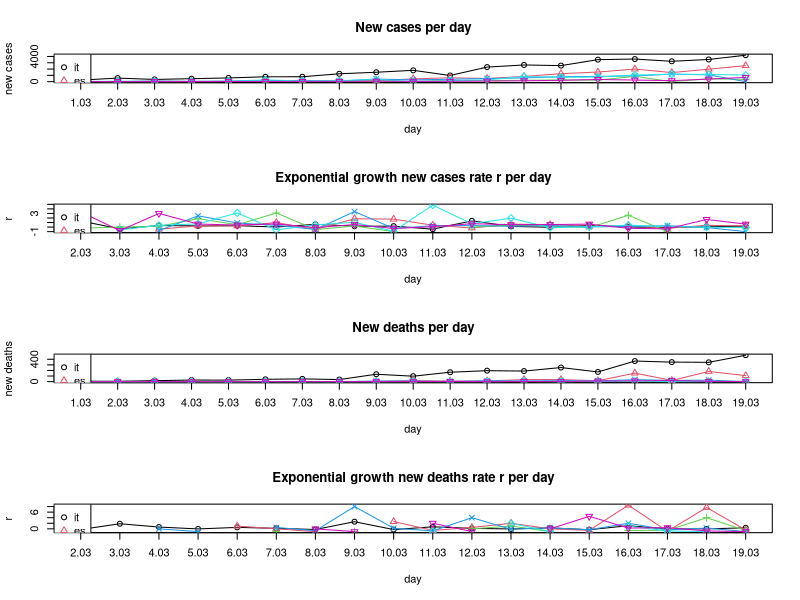

Here is the R script that generated this plot:
## Exponential growth
# y = a * (1 + r)^x
# a = initial value (the amount before measuring growth or decay)
# r = growth or decay rate (most often represented as a percentage and expressed as a decimal)
# x = number of time intervals that have passed
# (y/a)^(1/x) - 1 = r

BASE_DIR <- "~/covid-19/"
setwd(BASE_DIR)

## March: New confirmed covid-19 cases per day. Data taken from daily situation reports from the WHO website.
days <- c('01.03','02.03','03.03','04.03','05.03','06.03','07.03',
          '08.03','09.03','10.03','11.03','12.03','13.03','14.03',
          '15.03','16.03','17.03','18.03','19.03')
it <- c(240,561,347,466,587,769,778,1247,1492,1797,977,2313,2651,2547,3497,3590,3233,3526,4207)
es <- c(13,0,69,37,47,59,117,56,159,435,615,501,825,1266,1522,2000,1438,1987,2538)
ch <- c(8,6,6,7,20,30,123,55,68,0,159,154,213,267,234,841,0,450,353)
fr <- c(43,0,91,21,73,138,193,93,410,286,372,495,591,780,829,911,1193,1079,0)
de <- c(0,72,28,39,66,272,105,156,317,27,157,271,802,693,733,1043,1174,1144,1042)
uk <- c(3,13,3,12,20,29,49,43,67,46,50,87,134,208,342,251,152,407,672)
all_countries <- list(it,es,ch,fr,de,uk)

## March: New confirmed covid-19 deaths per day. Data taken from daily situation reports from the WHO website.
it_d <- c(8,6,17,28,27,41,49,37,132,97,168,196,189,252,173,368,349,345,473)
es_d <- c(0,0,0,0,1,2,2,0,5,18,8,12,36,36,16,152,21,182,107)
ch_d <- c(0,0,0,0,0,1,0,1,0,0,1,1,2,0,5,2,1,5,2)
fr_d <- c(0,0,1,1,0,2,3,1,9,11,3,15,13,18,12,36,21,27,0)
de_d <- c(0,0,0,0,0,0,0,0,0,2,0,1,3,0,2,4,1,0,0)
uk_d <- c(0,0,0,0,0,0,1,1,0,1,3,0,2,2,11,14,20,5,0)
all_countries_d <- list(it_d,es_d,ch_d,fr_d,de_d,uk_d)

## Computing exponential growth rates r
compute_r <- function(y, t, x){
  r <- c()
  for(i in 2:length(t)){
    new_r <- (y[i] / y[i-1])^(1/x) - 1
    if(abs(new_r) %in% c(Inf, NaN)) new_r <- NA
    r <- c(r, new_r)
  }
  return(r)
}

r_it <- compute_r(it, days, 1)
r_es <- compute_r(es, days, 1)
r_ch <- compute_r(ch, days, 1)
r_fr <- compute_r(fr, days, 1)
r_de <- compute_r(de, days, 1)
r_uk <- compute_r(uk, days, 1)
all_countries_r <- list(r_it,r_es,r_ch,r_fr,r_de,r_uk)

r_it_d <- compute_r(it_d, days, 1)
r_es_d <- compute_r(es_d, days, 1)
r_ch_d <- compute_r(ch_d, days, 1)
r_fr_d <- compute_r(fr_d, days, 1)
r_de_d <- compute_r(de_d, days, 1)
r_uk_d <- compute_r(uk_d, days, 1)
all_countries_r_d <- list(r_it_d,r_es_d,r_ch_d,r_fr_d,r_de_d,r_uk_d)

## Plotting
all_countries_names <- c('it','es','ch','fr','de','uk')
colors <- 1:length(all_countries_names)
pchs <- 1:length(all_countries_names)

pdf('figures/static-new-cases-with-growth-rate.pdf', height = 10, paper = 'a4')

par(mfrow=c(4,1))

# New cases per day
plot(days, unlist(all_countries[1]), main='New cases per day', type='o',
     ylim=c(0,max(unlist(all_countries),na.rm=T)),
     xaxt="n", col=colors[1], pch=pchs[1], ylab='new cases', xlab='day')
axis(1, at=days, labels=T)
for(i in 2:length(all_countries)){
  lines(days, unlist(all_countries[i]), type='o', col=colors[i], pch=pchs[i])
}
legend('topleft',legend=all_countries_names,col=colors,pch=pchs)

# Exponential growth new cases rate r per day
plot(days[-1], unlist(all_countries_r[1]), main='Exponential growth new cases rate r per day', type='o',
     ylim=c(min(unlist(all_countries_r),na.rm=T), max(unlist(all_countries_r),na.rm=T)),
     xaxt="n", col=colors[1], pch=pchs[1], ylab='r', xlab='day')
axis(1, at=days[-1], labels=T)
for(i in 2:length(all_countries_r)){
  lines(days[-1], unlist(all_countries_r[i]), type='o', col=colors[i], pch=pchs[i])
}
legend('topleft',legend=all_countries_names,col=colors,pch=pchs)


# New deaths per day
plot(days, unlist(all_countries_d[1]), main='New deaths per day', type='o',
     ylim=c(0,max(unlist(all_countries_d),na.rm=T)),
     xaxt="n", col=colors[1], pch=pchs[1], ylab='new deaths', xlab='day')
axis(1, at=days, labels=T)
for(i in 2:length(all_countries_d)){
  lines(days, unlist(all_countries_d[i]), type='o', col=colors[i], pch=pchs[i])
}
legend('topleft',legend=all_countries_names,col=colors,pch=pchs)

# Exponential growth new deaths rate r per day
plot(days[-1], unlist(all_countries_r_d[1]), main='Exponential growth new deaths rate r per day', type='o',
     ylim=c(min(unlist(all_countries_r_d),na.rm=T), max(unlist(all_countries_r_d),na.rm=T)),
     xaxt="n", col=colors[1], pch=pchs[1], ylab='r', xlab='day')
axis(1, at=days[-1], labels=T)
for(i in 2:length(all_countries_r_d)){
  lines(days[-1], unlist(all_countries_r_d[i]), type='o', col=colors[i], pch=pchs[i])
}
legend('topleft',legend=all_countries_names,col=colors,pch=pchs)

dev.off <- dev.off()
